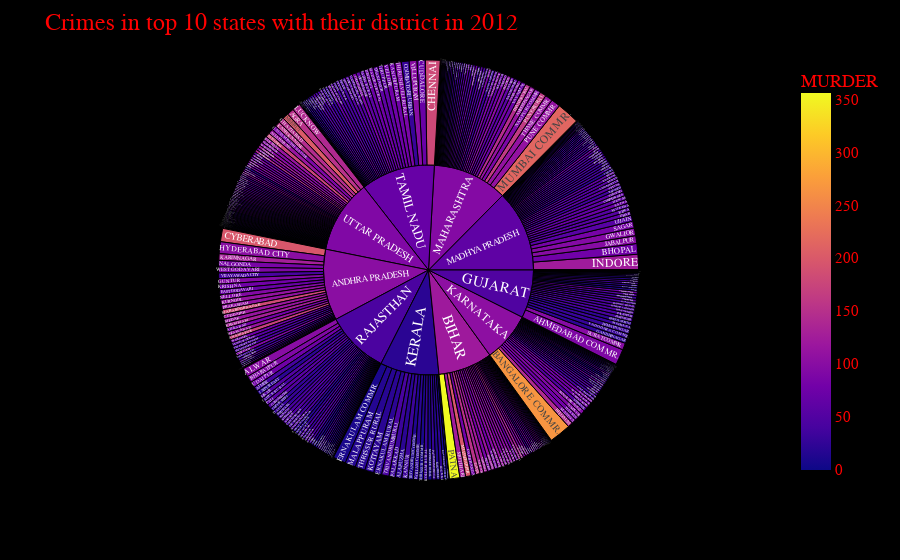

Notebook cell for this chart:
### Code cell
famous_crime = ['MURDER','RAPE','KIDNAPPING & ABDUCTION','ROBBERY','IMPORTATION OF GIRLS FROM FOREIGN COUNTRIES','DACOITY'
                ,'RIOTS']

fig = px.sunburst(df_top10_det[df_top10_det['YEAR'] == 2012],path = ['STATE/UT','DISTRICT'],values='TOTAL IPC CRIMES',
                  color='MURDER',hover_data = famous_crime,hover_name = 'DISTRICT',template = 'plotly_dark')
fig.update_layout(title = 'Crimes in top 10 states with their district in 2012 ',title_font_size=24,paper_bgcolor='black',
                     title_font_family='Aerial',font={'color':'red','family':'Times New Roman','size':15})

### Figure 1 — Plotly figure (JSON) as saved in the notebook; plotly's stock layout.template omitted (floating-point values rounded to 4 significant figures; data arrays with more than 128 entries replaced by an {"elided": "..."} marker saying what was removed)
{"data": [{"branchvalues": "total", "customdata": {"elided": "431x8 mixed values"}, "domain": {"x": [0, 1], "y": [0, 1]}, "hovertemplate": "<b>%{hovertext}</b><br><br>labels=%{label}<br>TOTAL IPC CRIMES=%{value}<br>parent=%{parent}<br>id=%{id}<br>MURDER=%{color}<br>RAPE=%{customdata[1]}<br>KIDNAPPING & ABDUCTION=%{customdata[2]}<br>ROBBERY=%{customdata[3]}<br>IMPORTATION OF GIRLS FROM FOREIGN COUNTRIES=%{customdata[4]}<br>DACOITY=%{customdata[5]}<br>RIOTS=%{customdata[6]}<extra></extra>", "hovertext": {"elided": "431 str values"}, "ids": {"elided": "431 str values"}, "labels": {"elided": "431 str values"}, "marker": {"coloraxis": "coloraxis", "colors": {"elided": "431 float values"}}, "name": "", "parents": {"elided": "431 str values"}, "type": "sunburst", "values": {"elided": "431 int values"}}], "layout": {"coloraxis": {"colorbar": {"title": {"text": "MURDER"}}, "colorscale": [[0, "#0d0887"], [0.1111, "#46039f"], [0.2222, "#7201a8"], [0.3333, "#9c179e"], [0.4444, "#bd3786"], [0.5556, "#d8576b"], [0.6667, "#ed7953"], [0.7778, "#fb9f3a"], [0.8889, "#fdca26"], [1, "#f0f921"]]}, "font": {"color": "red", "family": "Times New Roman", "size": 15}, "legend": {"tracegroupgap": 0}, "margin": {"t": 60}, "paper_bgcolor": "black", "title": {"font": {"family": "Aerial", "size": 24}, "text": "Crimes in top 10 states with their district in 2012 "}}}
